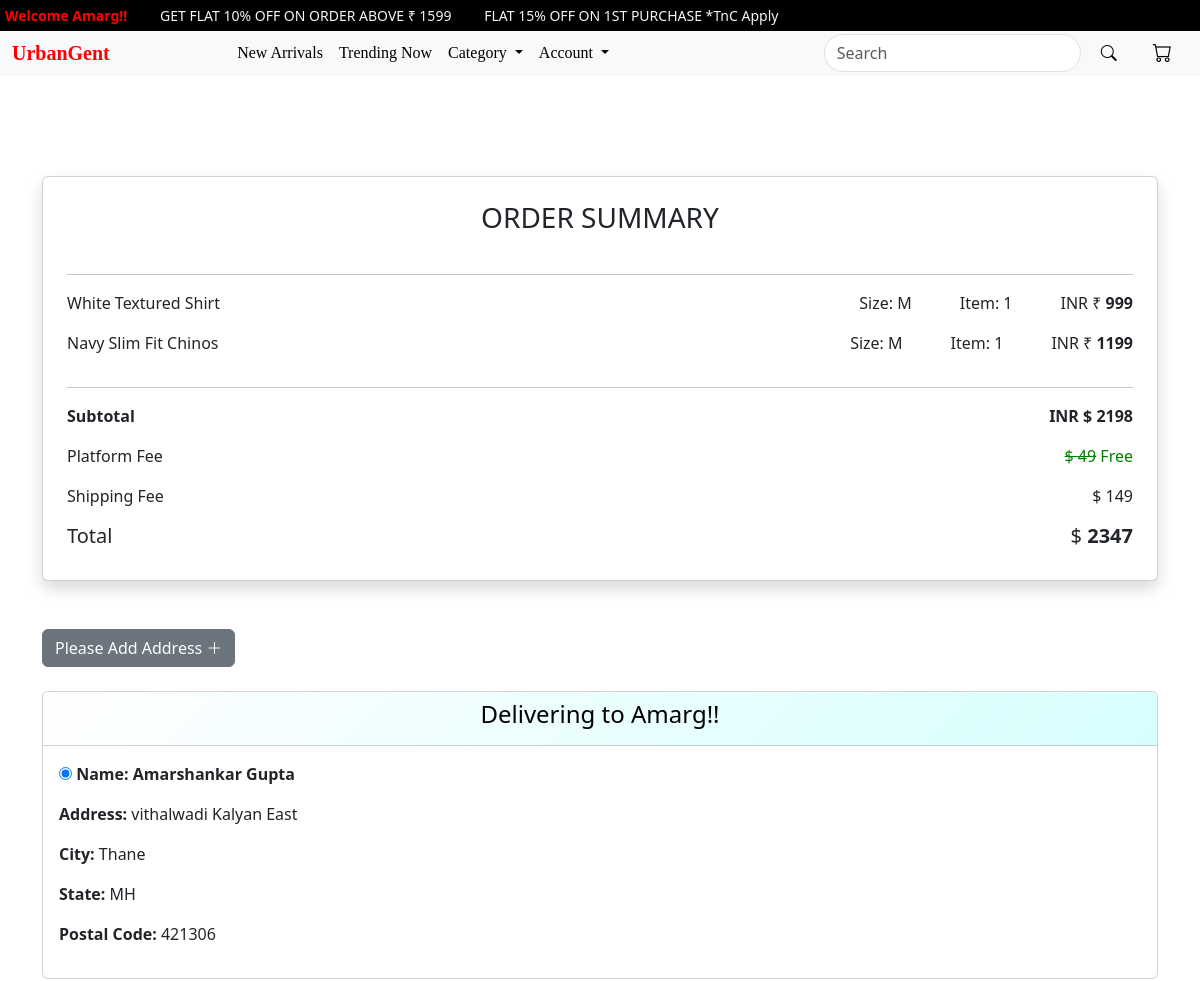
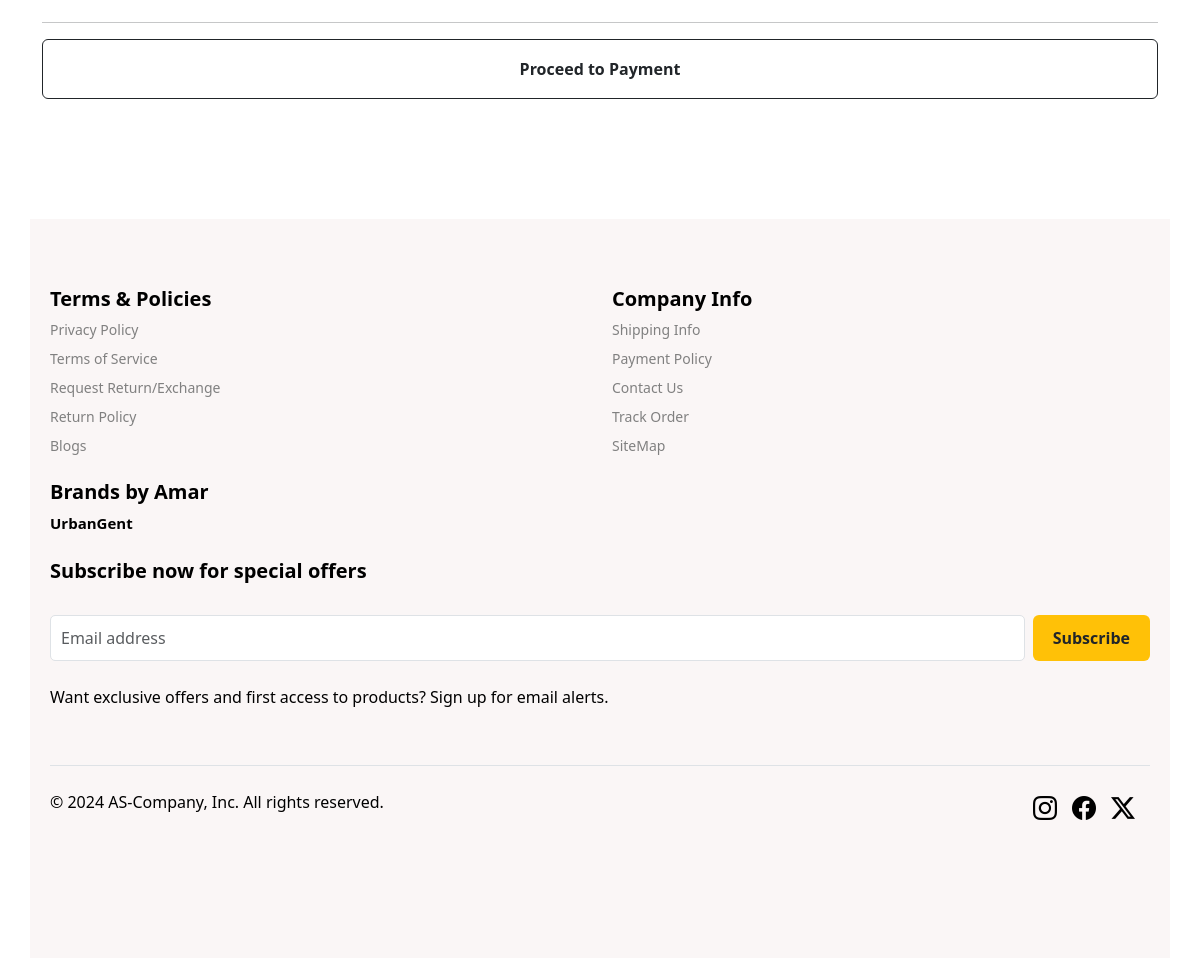
The app's page /checkout/ (signed in) with its own data (2 pictures, top to bottom).
### core/models.py (models this page shows, shortened)
class CartUpperwear(models.Model):
     user = models.ForeignKey(User, on_delete=models.CASCADE)
     product=models.ForeignKey(new_arrival, on_delete=models.CASCADE)
     quantity=models.PositiveIntegerField(default=1)
     size = models.CharField(default="S", max_length=50)
     @property
     def price_and_quantity_total(self):
        return self.product.discounted_price*self.quantity

class new_arrival(models.Model):
        CATEGORY_CHOICES = [
        ('NEWARRIVAL','newarrival'),
        ('SHIRTS','shirts'),
        ('T_SHIRTS','t-shirts'),
        ('SWEATSHIRTS','sweatshirts'),
        ('TROUSERS','trousers'),
        ('SHORTS','shorts'),
        ('TRENDING','trending')
    ]
        SIZE_CHOICES = [
        ('S', 'Small'),
        ('M', 'Medium'),
        ('L', 'Large'),
        ('XL', 'Extra Large'),
    ]
        name=models.CharField(max_length=100)
        category = models.CharField(max_length=30,choices=CATEGORY_CHOICES)
        short_d = models.CharField(max_length=400)
        desc = models.TextField()
        original_price=models.IntegerField(default=1000)
        discounted_price=models.IntegerField()
        size = models.CharField(max_length=2, choices=SIZE_CHOICES,default='S')
        upperwear_img = models.ImageField(upload_to='new_arrival_img')

class Userdetails(models.Model):
    STATE_CHOICES = [
        ('AP', 'Andhra Pradesh'),
        ('AR', 'Arunachal Pradesh'),
        ('AS', 'Assam'),
        ('BR', 'Bihar'),
        ('CT', 'Chhattisgarh'),
        ('GA', 'Goa'),
        ('GJ', 'Gujarat'),
        ('HR', 'Haryana'),
        ('HP', 'Himachal Pradesh'),
        ('JH', 'Jharkhand'),
        ('KA', 'Karnataka'),
        ('KL', 'Kerala'),
        ('MP', 'Madhya Pradesh'),
        ('MH', 'Maharashtra'),
        ('MN', 'Manipur'),
        ('ML', 'Meghalaya'),
        ('MZ', 'Mizoram'),
        ('NL', 'Nagaland'),
        ('OR', 'Odisha'),
        ('PB', 'Punjab'),
        ('RJ', 'Rajasthan'),
        ('SK', 'Sikkim'),
        ('TN', 'Tamil Nadu'),
        ('TG', 'Telangana'),
        ('TR', 'Tripura'),
        ('UP', 'Uttar Pradesh'),
        ('UK', 'Uttarakhand'),
        ('WB', 'West Bengal'),
        ('AN', 'Andaman and Nicobar Islands'),
        ('CH', 'Chandigarh'),
        ('DN', 'Dadra and Nagar Haveli and Daman and Diu'),
        ('DL', 'Delhi'),
        ('JK', 'Jammu and Kashmir'),
        ('LA', 'Ladakh'),
        ('LD', 'Lakshadweep'),
        ('PY', 'Puducherry'),
    ]
    user = models.ForeignKey(User, on_delete=models.CASCADE)
    name=models.CharField(max_length=100)
    address=models.CharField(max_length=100)
    city=models.CharField(max_length=100)
    state=models.CharField(max_length=2,choices=STATE_CHOICES)
    pincode=models.IntegerField(
        default=0,
        blank=True,
        null=True
    )

### core/views.py (the view)
# urls.py: path('checkout/',views.checkout,name='checkout'),
def checkout(request):
    if request.user.is_authenticated:
        ca = CartUpperwear.objects.filter(user=request.user)
        total = sum(c.product.discounted_price * c.quantity for c in ca)
        delivery_charge = 149
        final_price = total + delivery_charge
        address = Userdetails.objects.filter(user=request.user)
        if request.method == "POST":
            selected_address = request.POST.get("selected_address")
            if not selected_address:
                messages.error(request, "Please select an address before proceeding to payment.")
                return redirect("checkout")  # Redirect back to checkout page
            return redirect("payment")  # Proceed to payment if address is selected
        return render(request, "core/checkout.html", {
            "ca": ca,
            "total": total,
            "final_price": final_price,
            "address": address,
        })
    else:
        return redirect("login")

### core/templates/core/checkout.html (shortened to what this page needs)
{% extends "core/base.html" %}
{% load static %}
{% block content %}
<div class="container order-check">
    <div class="card shadow p-4" style="width: 100%;">
        <h3 class="text-center mb-4">ORDER SUMMARY</h3>
        <hr>
        {% for c in ca %}
        <div class="d-flex justify-content-between">
            <p>{{ c.product.short_d }}</p>
            <div class="d-flex">
                <p class="me-5">Size: {{ c.size }}</p>
                <p class="me-5">Item: {{ c.quantity }}</p>
                <p>INR &#8377 <strong>{{ c.price_and_quantity_total }}</strong></p>
            </div>
        </div>
        {% endfor %}
        <hr>
        <div class="d-flex justify-content-between">
            <p class="fw-semibold">Subtotal</p>
            <p class="fw-semibold">INR &#x24; <strong>{{ total }}</strong></p>
        </div>
        <div class="d-flex justify-content-between">
            <p>Platform Fee</p>
            <p style="color:green;"><s>&#x24; 49</s> Free</p>
        </div>
        <div class="d-flex justify-content-between">
            <p>Shipping Fee</p>
            <p>&#x24; 149</p>
        </div>
        <div class="d-flex justify-content-between">
            <h5>Total</h5>
            <h5>&#x24; <strong>{{ final_price }}</strong></h5>
        </div>
    </div>
</div>
<div class="container mt-5">
    <div>
        <a href={% url "payment_address" %} style='text-decoration:none; color:white '> <button class='btn btn-secondary' {% url "payment_address" %}> Please Add Address <i class="bi bi-plus-lg"></i></button></a>
     </div>
     <br>
    <div class="row justify-content-center g-4">
        <form action="{% url 'payment' %}" method="POST">
            {% for add in address %}
            <div class="col-md-12">
                <div class="card mb-4">
                    <div class="card-header text-center" style='background-image: linear-gradient(-225deg, #FFFEFF 0%, #D7FFFE 100%); color:black;'>
                        <h4>Delivering to {{request.user}}!!</h4>
                    </div>
                        <div class="card-body d-flex flex-column align-items-start">
                            <p class="mb-0">
                                <input type="radio" name="selected_address" value="{{ add.id }}" checked>
                                <strong>Name: {{ add.name }}</strong>
                                <p>
                                    <p><strong>Address: </strong>{{ add.address }}</p>
                                    <p><strong>City: </strong>{{ add.city }}</p>
                                    <p><strong>State: </strong>{{ add.state }}</p>
                                    <p><strong>Postal Code: </strong>{{ add.pincode }}</p>
                                </div>
                            </div>
                        </div>
                        {% endfor %}
                        <hr>
                        <input type="submit" class="btn btn-outline-dark w-100" style='height:60px;font-weight: bolder;'
                        value="Proceed to Payment" {% if not address %}disabled{% endif %}>
                                                <br><br><br><br><br><br>
                    </form>
{% endblock content %}

### core/templates/core/navbar.html (shortened to what this page needs)
{% load static %}
<marquee class="marque" style="background-color:black; white-space: nowrap; overflow: hidden; text-overflow: clip; width: 100%; font-size: 14px; padding: 5px;">
  <span style="color:red; font-weight: bold;">
    {% if request.user.is_authenticated %}
      Welcome {{request.user}}!!
    {% else %}
      <strong>Please Login!!</strong>
    {% endif %}
  </span>
  &nbsp;&nbsp;&nbsp;&nbsp;&nbsp;&nbsp;&nbsp;&nbsp;GET FLAT 10% OFF ON ORDER ABOVE &#8377; 1599
  &nbsp;&nbsp;&nbsp;&nbsp;&nbsp;&nbsp;&nbsp;&nbsp;FLAT 15% OFF ON 1ST PURCHASE *TnC Apply
</marquee>
<nav class="navbar navbar-expand-lg bg-body-tertiary">
  <div class="container-fluid">
    <a class="navbar-brand" href="{% url 'index' %}" id="logo" style="font-family: cursive;"><strong>UrbanGent</strong></a>
    <div class="collapse navbar-collapse justify-content-center" id="navbarSupportedContent">
      <ul class="navbar-nav mx-auto mb-2 mb-lg-0 text-center">
        <li class="nav-item">
          <a class="nav-link active" href="{% url 'newarrival' %}" id="navbarbtns" style="font-family: cursive;">New Arrivals</a>
        </li>
        <li class="nav-item">
          <a class="nav-link" href="{% url 'trending' %}" id="navbarbtns" style="font-family: cursive;">Trending Now</a>
        </li>
        <li class="nav-item dropdown">
          <a class="nav-link dropdown-toggle" href="#" role="button" data-bs-toggle="dropdown" aria-expanded="false" id="navbarbtns" style="font-family: cursive;">
            Category
          </a>
        </li>
        <li class="nav-item dropdown">
          <a class="nav-link dropdown-toggle" href="#" role="button" data-bs-toggle="dropdown" aria-expanded="false" id="navbarbtns" style="font-family: cursive;">
            Account
          </a>
        </li>
      </ul>
      <form class="d-flex ms-auto text-center" role="search" action="{% url 'product_search' %}">
        <input class="form-control me-2" type="search" placeholder="Search" aria-label="Search" id="searchbar" name="q" value="{{ query }}">
        <button class="btn" type="submit" id="searchbtn"><i class="bi bi-search"></i></button>
      </form>
      <ul class="navbar-nav ms-3">
        <li class="nav-item" id="navbarbtns">
          <a class="nav-link" href="{% url 'showcart' %}">
            <i class="bi bi-cart" style="font-size: 1.2rem; margin-right: 8px; color: black;" id="navbarbtns"></i>
          </a>
        </li>
      </ul>
    </div>
  </div>
</nav>

### core/static/core/css/core.css (style rules this page uses)
* { margin: 0; padding: 0; box-sizing: border-box; }

### core/templates/core/checkout.html (style rules this page uses)
.order-check { margin-top: 100px; }

### records on screen
CartUpperwear: product.short_d "White Textured Shirt", size "M", quantity "1", price_and_quantity_total "999"
CartUpperwear: product.short_d "Navy Slim Fit Chinos", size "M", quantity "1", price_and_quantity_total "1199"
Userdetails: name "Amarshankar Gupta", address "vithalwadi Kalyan East", city "Thane", state "MH", pincode "421306"

### other values on screen
{{ request.user }} "Amarg"
{{ total }} "2198"
{{ final_price }} "2347"
